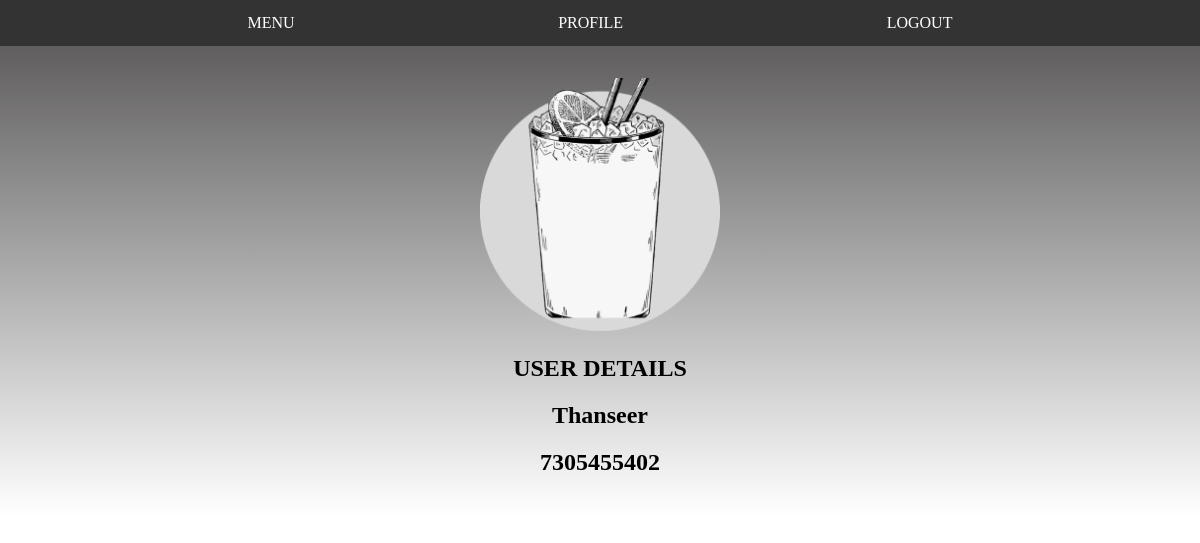
/profile (signed in), run on an earlier commit of the app's database.
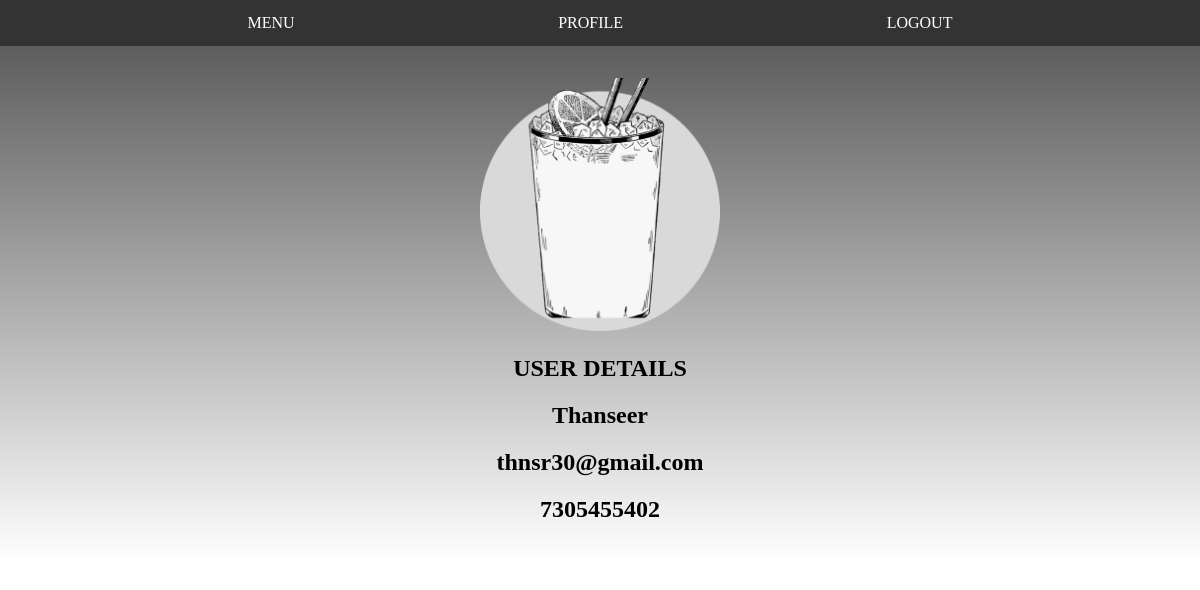
And on a later commit of the database.
### rishabs/models.py (models this page shows)
class User(AbstractUser):
    phone_number = models.CharField(max_length=12, unique=True)
    is_phone_verified = models.BooleanField(default=False)
    otp = models.CharField(max_length=6)
    USERNAME_FIELD = 'phone_number'
    REQUIRED_FIELDS = []
    objects = UserManager()

### rishabs/views.py (the view)
# urls.py: path('profile',views.profile_view,name="profile_view")
def profile_view(request):
    return render(request, 'rishabs/profile.html')

### rishabs/templates/rishabs/profile.html
{% extends 'rishabs/layout1.html' %}
{% block content %}
    <div>
        <div>
            <h2>USER DETAILS</h2>
        </div>
        <div>
            <h2>{{ user.username }}</h2>
            <h2>{{ user.email }}</h2>
            <h2>{{ user.phone_number }}</h2>
        </div>
    </div>
{% endblock %}

### rishabs/templates/rishabs/layout1.html (shortened to what this page needs)
{% load static %}
<!DOCTYPE html>
<html>
    <head>
        <link rel="stylesheet" href="{% static 'css/style.css' %}">
    </head>
    <body>
        <div class="main-body">
            <navbar class="navbar1">
                <ul class="nav-comp">
                    {% if user.is_authenticated %}
                        <li><a href="{% url 'order' %}">MENU</a></li>
                        <li><a href="{% url 'profile_view' %}">PROFILE</a></li>
                        <li><a href="{% url 'logout_view' %}">LOGOUT</a></li>
                    {% else %}
                        <li><a href="{% url 'index' %}">HOME</a></li>
                        <li><a href="{% url 'login_view' %}">LOGIN</a></li>
                        <li><a href="{% url 'register_view' %}">REGISTER</a></li>
                    {% endif %}
                </ul>
            </navbar>
            <div class="photo1" >
                <img src="{% static 'images/icon.png' %}">
            </div>
            {% block content %}
            {% endblock %}
        </div>
    </body>
</html>

### rishabs/static/css/style.css (style rules this page uses)
body { margin: 0px; }
.main-body { margin: 0px; padding: 0px; display: flex; flex-direction: column; align-items: center; justify-content: center; background-image: linear-gradient(rgb(80, 78, 78),white); padding-bottom: 20px; text-align: center; }
.navbar1 { background-color:#333; align-self:stretch; }
.nav-comp { list-style-type: none; justify-content: space-evenly; display: flex; margin: 0; padding: 0; }
li { float: left; }
li a { display: block; color: white; text-align: center; padding: 14px 16px; text-decoration: none; }
.photo1 { padding-top: 2rem; width:15rem; height: 10; }
.photo1 > img { width: 100%; }

What changed in the data, as far as the page shows it:
changed User "Thanseer": email (not shown) → "thnsr30@gmail.com"
